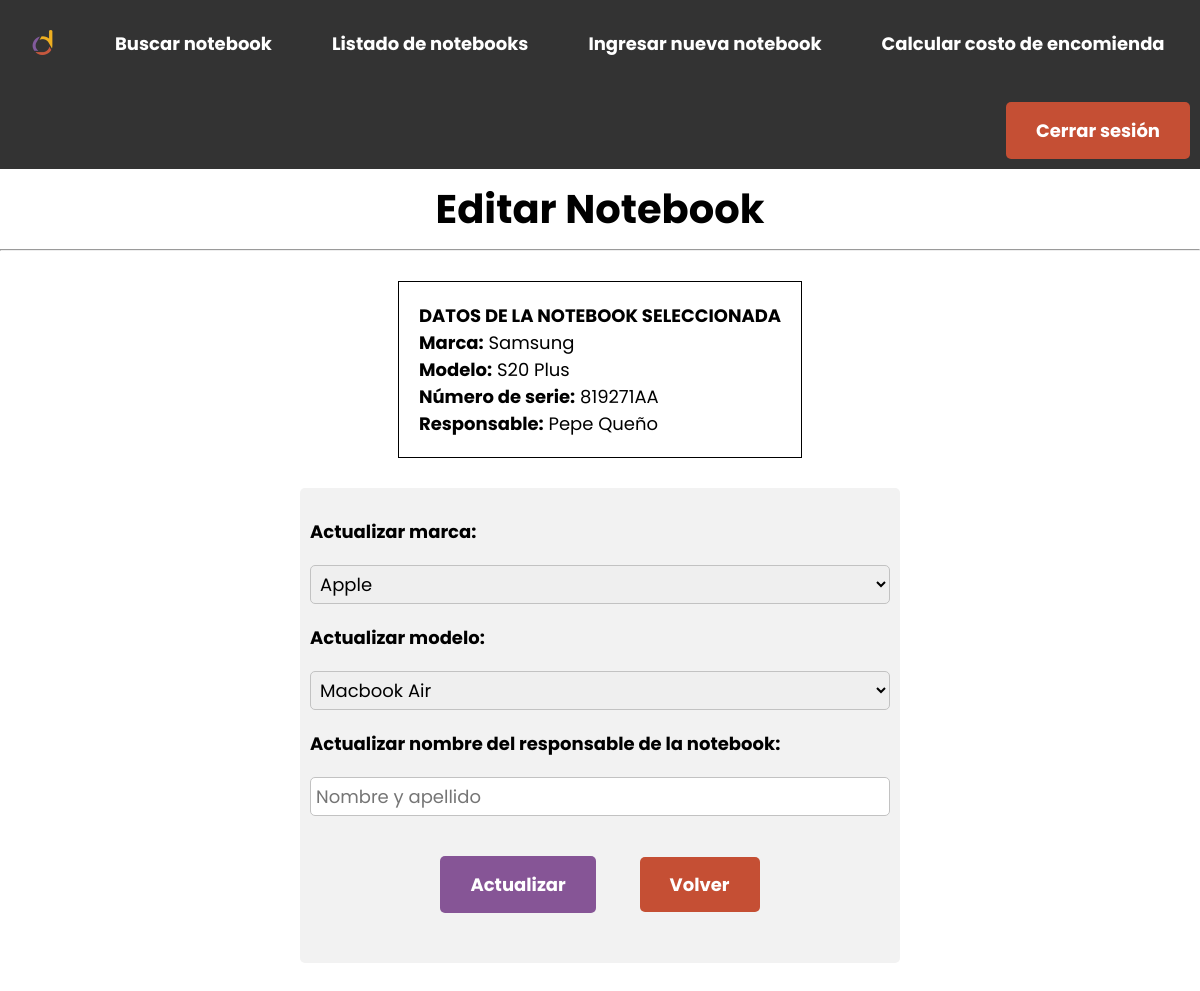
/edit-article.php?id_article=4, run on an earlier commit of the app's database.
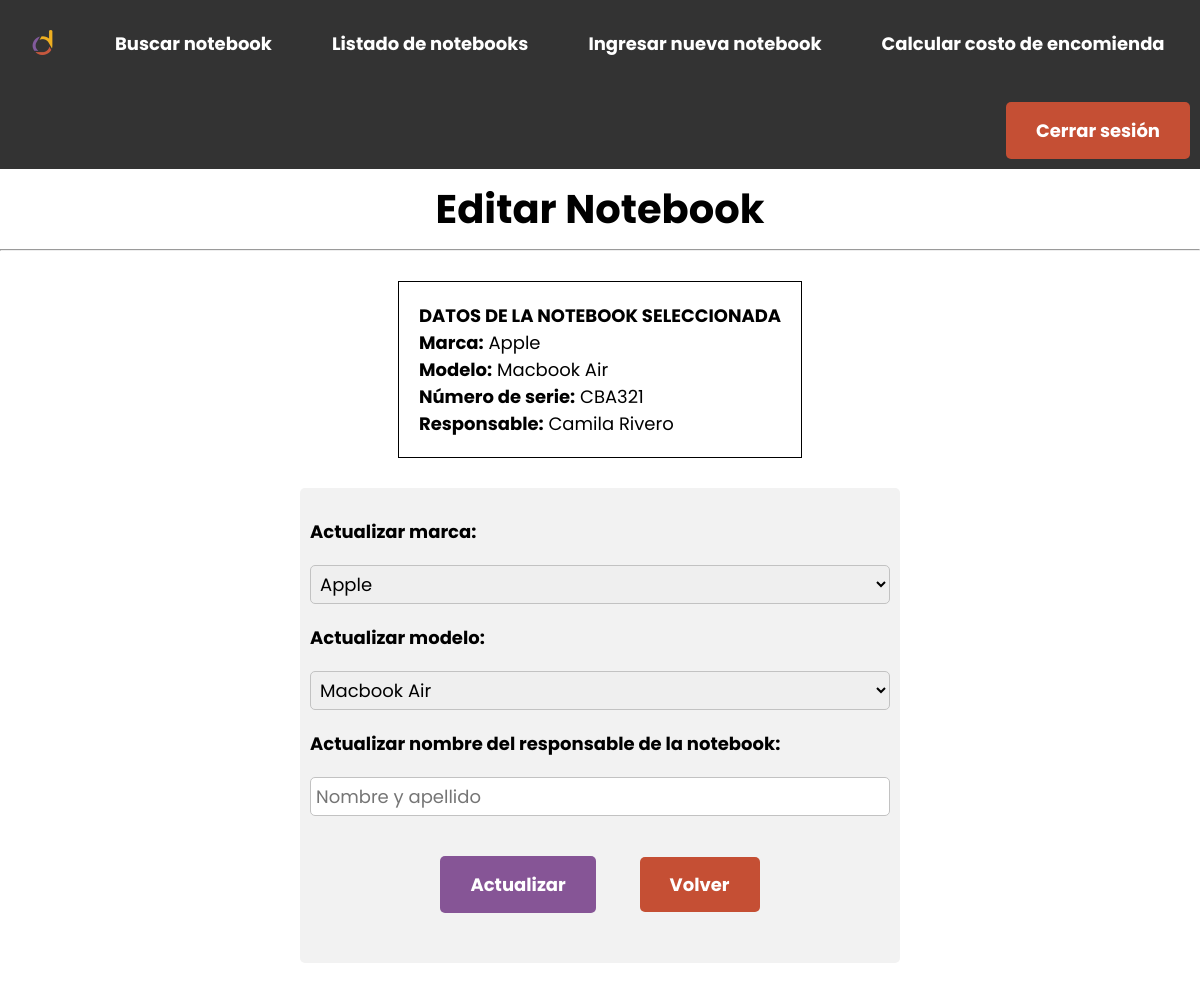
And on a later commit of the database.
### tables this page shows
CREATE TABLE `articles` (
  `serial_number` varchar(100) DEFAULT NULL,
  `responsable_name` varchar(100) DEFAULT NULL,
  `id` bigint(20) unsigned NOT NULL AUTO_INCREMENT,
  `model` varchar(100) DEFAULT NULL,
  `brand_id` bigint(20) unsigned NOT NULL,
  PRIMARY KEY (`id`),
  UNIQUE KEY `serial_unique` (`serial_number`),
  KEY `Articles_FK` (`brand_id`),
  CONSTRAINT `Articles_FK` FOREIGN KEY (`brand_id`) REFERENCES `brands` (`id`)
);

CREATE TABLE `brands` (
  `id` bigint(20) unsigned NOT NULL AUTO_INCREMENT,
  `name` varchar(100) DEFAULT NULL,
  PRIMARY KEY (`id`)
);

### database/Connection.php (called while the page is built, shortened)
<?php
class Connection
{
    private static $instance;
    private $connection;
    private function setConnection($conn)
    {
        $this->connection = $conn;
    }
    public function getConnection()
    {
        return $this->connection;
    }
    public static function getInstance()
    {
        if (!self::$instance instanceof self) {
            self::$instance = new self();
        }
        return self::$instance;
    }
}
?>

### controllers/LoginController.php (called while the page is built, shortened)
<?php
require_once('./database/Connection.php');
class LoginController {
    public function logged_in()
    {
        return isset($_COOKIE["PHPSESSID"]);
    }
}
?>

### controllers/ArticleController.php (called while the page is built, shortened)
<?php
require_once('./database/Connection.php');
class ArticleController
{
    private $conn;
    public function __construct()
    {
        $this->conn = Connection::getInstance();
    }
    public function getById($id)
    {
        $sql = "SELECT Articles.id, Articles.serial_number, Articles.responsable_name, Articles.brand_id, Articles.model, Brands.name AS `brand` FROM articles INNER JOIN brands ON Articles.brand_id=Brands.id WHERE Articles.id=:id";
        $statement = $this->conn->getConnection()->prepare($sql);
        $statement->bindValue(':id', $id);
        $statement->execute();
        $statement->setFetchMode(PDO::FETCH_CLASS, "article");
        return $statement->fetchAll();
    }
}
?>

### edit-article.php (the view, shortened to what this page needs)
<?php
require('./controllers/ArticleController.php');
$articleController = new ArticleController();
$article = $articleController -> getById($_GET["id_article"]);
?>
<!DOCTYPE html>
<html lang="en">
    <head>
        <?php
        include("layouts/head.php");
        ?>
    </head>
    <?php
    include("layouts/header.php");
    ?>
    <body>
        <?php if($loginController -> logged_in()): ?>
            <h1 class="title">Editar Notebook</h1>
            <hr>
            <div class="container-info">
                <div class="info">
                    <h2>DATOS DE LA NOTEBOOK SELECCIONADA </h2>
                    <p><b>Marca:</b> <?php echo ($article)  ? $article[0] -> brand : 'Sin definir.' ?></p>
                    <p><b>Modelo:</b> <?php echo ($article)  ? $article[0] -> model : 'Sin definir.' ?> </p>
                    <p><b>Número de serie:</b> <?php echo ($article)  ? $article[0] -> serial_number : 'Sin definir.' ?> </p>
                    <p><b>Responsable:</b> <?php echo ($article)  ? $article[0] -> responsable_name : 'Sin definir.' ?> </p>
                </div>
            </div>
            <div class="container-form">
                <form method=post action="" class="form">
                    <label for="brand">Actualizar marca:</label>
                    <select id="brand" name="brand" class="form-item">
                        <option value="apple">Apple</option>
                    </select>
                    <label for="model">Actualizar modelo:</label>
                    <select id="model" name="model" class="form-item">
                        <option value="macbook-air">Macbook Air</option>
                    </select>
                    <label for="responsable_name">Actualizar nombre del responsable de la notebook:</label>
                    <input type="text" id="responsable_name" name="responsable_name" placeholder="Nombre y apellido" class="form-item">
                    <div style="text-align:center;">
                        <input type="submit" value="Actualizar" class="form-button">
                        <a class="cancel-button" href="articles.php">Volver</a>
                    </div>
                </form>
            </div>
        <?php else: ?>
            <p style="margin:20px; text-align:center;">Necesita iniciar sesión para ver esta página.</p>
        <?php endif; ?>
    </body>
</html>

What changed in the data, as far as the page shows it:
changed articles: brand.name "Samsung" → "Apple"; model "S20 Plus" → "Macbook Air"; serial_number "819271AA" → "CBA321"; responsable_name "Pepe Queño" → "Camila Rivero"
